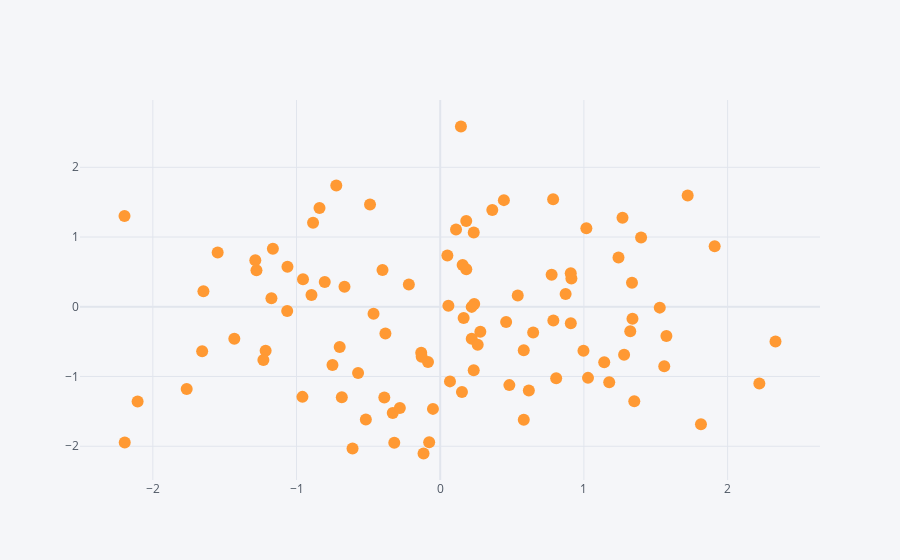

Source (notebook cell):
### Markdown cell above
### 1. Scatter

### Code cell
# Show datapoints when hover over
# Parameter, size refers to the sizes of the dots
df1.iplot(kind='scatter', x='A', y='B', mode='markers', size=12)
